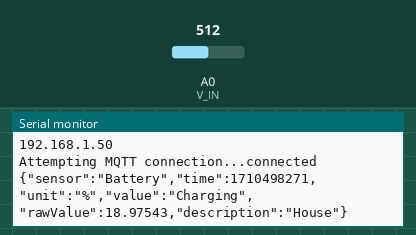
Simulated run of this sketch. Board: ESP8266 (NodeMCU). Shown: the last lines printed to the serial monitor. Inputs (shaded band) come from the test bench; at power-on: A0 (V_IN) = 512. WiFi joins after 1.5 s; servers stay silent unless stated; network time is answered at once with the bench clock; the local clock reads 2024-03-15 10:24:30 at power-on unless the sketch sets it; no MQTT or app messages arrive unless stated.

Above: at 2.7 s.
2.8 s: A0 (V_IN) set to 366
At 11.5 s:
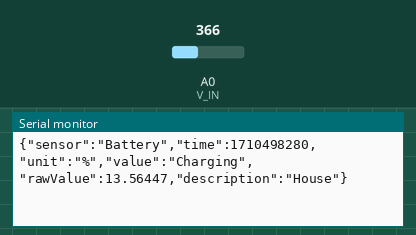
12.0 s: A0 (V_IN) set to 340
At 20.3 s:
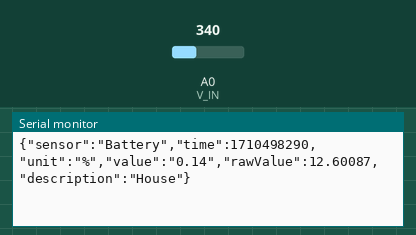
21.5 s: A0 (V_IN) set to 308
At 30.4 s:
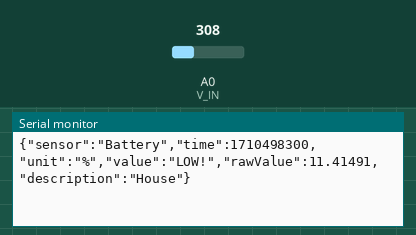

Measured:
- the behaviour switches between 351 and 350 on A0 (V_IN) (found by bisection; images 1 and 2)
- the behaviour switches between 324 and 323 on A0 (V_IN) (found by bisection; images 2 and 3)
- after the input at 2.8 s, the serial monitor: prints a new line after 7.2 s (image 1)
- after the input at 12.0 s, the serial monitor: prints a new line after 8.0 s (image 2)
- after the input at 21.5 s, the serial monitor: prints a new line after 8.5 s (image 3)

The sketch:

esp8266_voltage_mqtt.ino
```cpp
#include <ESP8266WiFi.h>
#include <PubSubClient.h>
#include <ArduinoJson.h>
#include <WiFiUdp.h>
#include <NTPClient.h>

const String client_id = "ESP8266-003";
const char* ssid = "Chewbacca";
const char* password = "pv2ohf2j1[pjgrf";
const char* mqtt_server = "192.168.7.79";
const char* mqtt_topic = "boat/battery/house";
const String description = "House";
const String sensor_type = "Battery";

WiFiClient espClient;
PubSubClient client(espClient);
unsigned long lastMsg = 0;
WiFiUDP ntpUDP;
NTPClient timeClient(ntpUDP, "pool.ntp.org");

int V_IN = A0;
const float max_input_voltage = 3.3;
const float adc_resolution = 1024;
const float r1 = 100000;
const float r2 = 10000;
const float voltage_drop_factor = 0.9565; // note: remeasure when soldered
const float battery_charge_voltage = 13.0; // note: above this means lead acid batteries are charging
const float battery_full_voltage = 12.7; // note: this is the "full" level for lead acid
const float battery_safe_empty = 12.0; // note: this is the lowest healthy discharge for lead acid ~50%

float battery_voltage(int adc_reading) {
  float vOut = (adc_reading / adc_resolution) * max_input_voltage;
  return (vOut * (r1 + r2) / r2) / voltage_drop_factor;
}

String battery_level(float battery_voltage) {
  if (battery_voltage > battery_charge_voltage) {
    return "Charging";
  } else if (battery_voltage > battery_full_voltage) {
    return "100";
  } else if (battery_voltage < battery_safe_empty) {
    return "LOW!";
  } else {
    return String((battery_full_voltage - battery_voltage) / (battery_full_voltage - battery_safe_empty));
  }
}

void setup_wifi() {

  delay(10);
  // We start by connecting to a WiFi network
  Serial.println();
  Serial.print("Connecting to ");
  Serial.println(ssid);

  WiFi.mode(WIFI_STA);
  WiFi.begin(ssid, password);

  while (WiFi.status() != WL_CONNECTED) {
    delay(500);
    Serial.print(".");
  }

  randomSeed(micros());

  Serial.println("");
  Serial.println("WiFi connected");
  Serial.println("IP address: ");
  Serial.println(WiFi.localIP());
}

void reconnect() {
  // Loop until we're reconnected
  while (!client.connected()) {
    Serial.print("Attempting MQTT connection...");
    // Attempt to connect
    if (client.connect(client_id.c_str())) {
      Serial.println("connected");
      publish();
    } else {
      Serial.print("failed, rc=");
      Serial.print(client.state());
      Serial.println(" try again in 5 seconds");
      // Wait 5 seconds before retrying
      delay(5000);
    }
  }
}

void publish() {
      timeClient.update();
      long epochTime = timeClient.getEpochTime();
      float voltage = battery_voltage(analogRead(V_IN));
      String value = battery_level(voltage);
      if (epochTime < 1600000000) {
        return; // avoid timeClient startup bug
      }
      client.publish(mqtt_topic, buildMessage(sensor_type, epochTime, "%", value, voltage, description));
}

char* buildMessage(String sensor, long epochTime, String unit, String value, float rawValue, String description) {
      StaticJsonDocument<256> doc;

      doc["sensor"] = sensor;
      doc["time"] = epochTime;
      doc["unit"] = unit;
      doc["value"] = value;
      doc["rawValue"] = rawValue;
      doc["description"] = description;

      char output[256];
      serializeJson(doc, output);

      Serial.println(output);
      return output;
}

void setup() {
  Serial.begin(115200);
  timeClient.begin();
  setup_wifi();
  client.setServer(mqtt_server, 1883);
}

void loop() {

  if (!client.connected()) {
    reconnect();
  }
  client.loop();

  unsigned long now = millis();
  if (now - lastMsg > 10000) {
    lastMsg = now;
    publish();
  }
}
```
